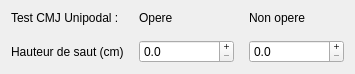
    <widget class="QWidget" name="layoutWidget">
     <property name="geometry">
      <rect>
       <x>420</x>
       <y>800</y>
       <width>355</width>
       <height>66</height>
      </rect>
     </property>
     <layout class="QGridLayout" name="gridLayout_2">
      <property name="spacing">
       <number>15</number>
      </property>
      <item row="0" column="0">
       <widget class="QLabel" name="label_test_cmj">
        <property name="text">
         <string>Test CMJ Unipodal :</string>
        </property>
        <property name="textFormat">
         <enum>Qt::TextFormat::RichText</enum>
        </property>
       </widget>
      </item>
      <item row="0" column="1">
       <widget class="QLabel" name="label_opere_6">
        <property name="text">
         <string>Opere</string>
        </property>
       </widget>
      </item>
      <item row="0" column="2">
       <widget class="QLabel" name="label_non_opere_6">
        <property name="text">
         <string>Non opere</string>
        </property>
       </widget>
      </item>
      <item row="1" column="0">
       <widget class="QLabel" name="label_hauteur_saut_cmj">
        <property name="text">
         <string>Hauteur de saut (cm)</string>
        </property>
       </widget>
      </item>
      <item row="1" column="1">
       <widget class="QDoubleSpinBox" name="doubleSpinBox_g_hauteurSautCmjO">
        <property name="cursor">
         <cursorShape>ArrowCursor</cursorShape>
        </property>
        <property name="buttonSymbols">
         <enum>QAbstractSpinBox::ButtonSymbols::PlusMinus</enum>
        </property>
        <property name="accelerated">
         <bool>true</bool>
        </property>
        <property name="decimals">
         <number>1</number>
        </property>
        <property name="maximum">
         <double>100000.000000000000000</double>
        </property>
       </widget>
      </item>
      <item row="1" column="2">
       <widget class="QDoubleSpinBox" name="doubleSpinBox_g_hauteurSautCmjNO">
        <property name="cursor">
         <cursorShape>ArrowCursor</cursorShape>
        </property>
        <property name="buttonSymbols">
         <enum>QAbstractSpinBox::ButtonSymbols::PlusMinus</enum>
        </property>
        <property name="accelerated">
         <bool>true</bool>
        </property>
        <property name="decimals">
         <number>1</number>
        </property>
        <property name="maximum">
         <double>100000.000000000000000</double>
        </property>
       </widget>
      </item>
     </layout>
    </widget>
